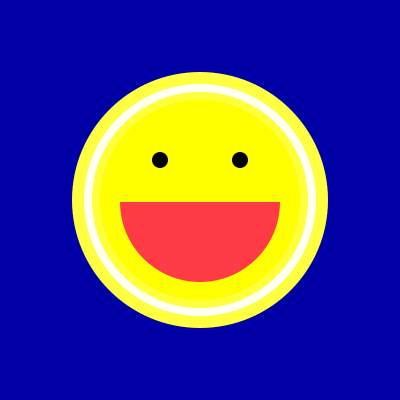
Frame 1 (no input)
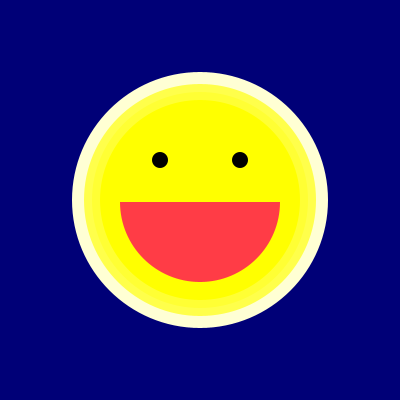
Frame 60 (the mouse pressed at the canvas centre just before this capture)
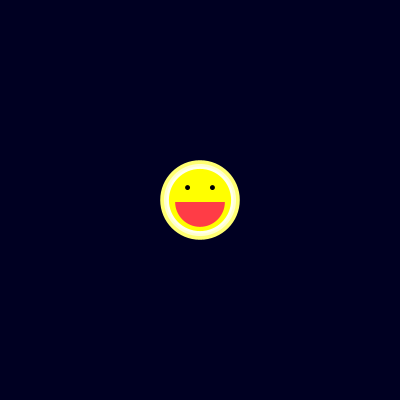
Frame 120 (the mouse held since frame 60 and released just before this capture)

The Processing sketch that drew these frames (run headless with seeded random() and noise(); from frame 60 on, the mouse is pressed at the canvas centre):

// Processing sketch: processing_112068
// ── processing_112068.pde

float x, y, w, h;

void setup()
{
  size(400, 400);
  x= width/2;
  y= height/2;
  w= width;
  h=height;
}

void draw()
{
  background(0, 0, random(255));
  figure();
  if (keyPressed)
  {
    if (key=='a')
      x=x-width*.01;
    else if (key=='d')
      x=x+ width*.01; 
    else if (key=='w')
      y=y-height*.01;
    else if (key=='x')
      y=y+height*.01;
    else if (key==CODED)
    {
      if (keyCode==UP)
      { 
        w=w*1.02;
        h=h*1.02;
      }
    }
  }
  if (mousePressed==true)
  {
    w=w/1.02;
    h=h/1.02;
  }
}
void figure()
{
  noStroke();

  fill(255,255,random(255));
  ellipse(x,y,w*.64,h*.64);
  fill(255,255,random(255));
  ellipse(x,y,w*.58,h*.58);
  fill(255,255,random(255));
  ellipse(x,y,w*.54,h*.54);
  fill(255,255,0);
  ellipse(x, y, w*.5, h*.5);
  fill(0);
  ellipse(x-w*.1,y-h*.1,w*.04,h*.04);
  ellipse(x+w*.1,y-h*.1,w*.04,h*.04);
  fill(255,60,70);
  arc(x, y*1.01, w*.4, h*.4, 0, PI);
  
}
